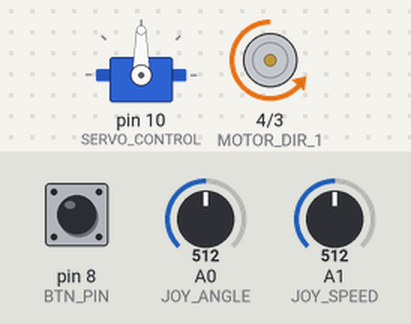
This sketch was run on a simulated Arduino Uno, built with avr-gcc and run on an emulated ATmega328P. Shown: servo, motor-driver pin pairs drawn as motors (green arrow = first pin HIGH = forward, orange = second pin HIGH = backward, longer = more drive, scaled by the enable pin). The inputs (shaded band) are chosen by the test bench; at power-on: A0 (JOY_ANGLE) = 512, A1 (JOY_SPEED) = 512, pin 8 (BTN_PIN) HIGH.

Above: at 1.2 s.
1.3 s: A0 (JOY_ANGLE) set to 597
2.8 s: A0 (JOY_ANGLE) set to 621
At 4.8 s:
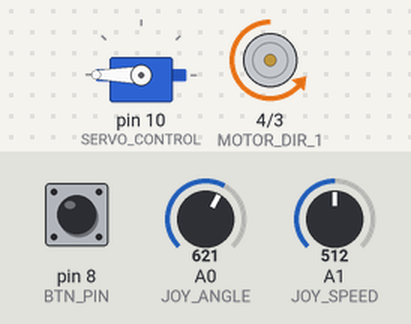
5.2 s: A1 (JOY_SPEED) set to 598
6.7 s: A1 (JOY_SPEED) set to 630
At 8.2 s:
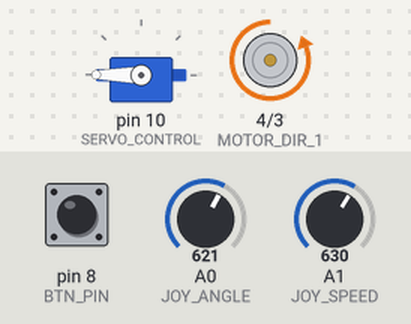
8.5 s: pin 8 (BTN_PIN) pulled LOW for 0.15 s
At 9.5 s:
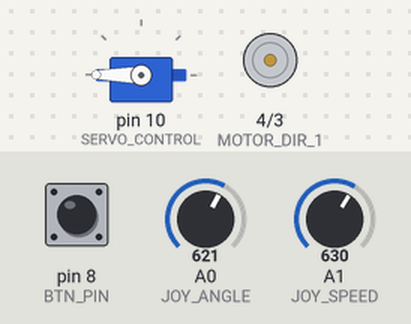
10.1 s: A0 (JOY_ANGLE) set to 424
11.6 s: A0 (JOY_ANGLE) set to 395
At 14.6 s:
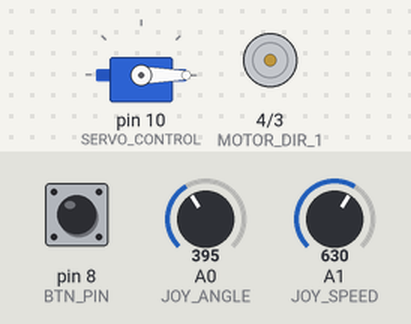
Timing chart, 0 to 15.6 s (numbered marks = the images above; inputs shaded):
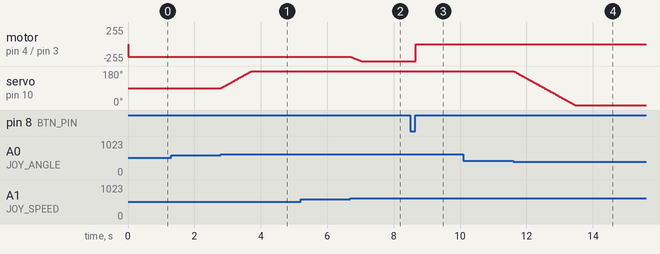

Measured:
- the behaviour switches between 612 and 613 on A0 (JOY_ANGLE) (found by bisection; images 0 and 1)
- the behaviour switches between 612 and 613 on A1 (JOY_SPEED) (found by bisection; images 1 and 2)
- the behaviour switches between 412 and 411 on A0 (JOY_ANGLE) (found by bisection; images 3 and 4)
- after the input at 1.3 s, every drawn part: stays the same
- after the input at 2.8 s, servo on pin 10 (SERVO_CONTROL): moves from 90° to 180° over 0.93 s, starting at once
- after the input at 5.2 s, every drawn part: stays the same
- after the input at 6.7 s, motor on pin 4 (MOTOR_DIR_1) / pin 3 (MOTOR_DIR_2): moves from backward 190/255 to backward 255/255 over 0.33 s, starting at once
- after the input at 8.5 s, motor on pin 4 (MOTOR_DIR_1) / pin 3 (MOTOR_DIR_2): backward 255/255 → stopped after 0.16 s
- after the input at 10.1 s, every drawn part: stays the same
- after the input at 11.6 s, servo on pin 10 (SERVO_CONTROL): moves from 180° to 0° over 1.9 s, starting at once

The sketch:

joystick_fan.ino
```cpp
#include <Servo.h>

//  Pins declarations
const int MOTOR_DIR_1 = 4;
const int MOTOR_DIR_2 = 3;
const int MOTOR_SPEED = 5;

const int BTN_PIN = 8;
const int SERVO_CONTROL = 10;

const int JOY_ANGLE = A0;
const int JOY_SPEED = A1;

Servo baseServo;

//  Variables declarations
int servoAngle = 90;
int motorSpeed = 190;
int joyAngle, joySpeed;
bool btnPrev, btnCur, motorOn = true;

//  Other constants declarations
const int JOY_CENTER = 512;
const int NOISE_REMOVAL = 100; // Used for denying any small noise when joystick is in center position
const int SERVO_STEP = 1;
const int SPEED_STEP = 2;

int updateValue(int readValue, const int VALUE_PIN, int outputValue, const int VALUE_STEP) {
  readValue = analogRead(VALUE_PIN);
  if(readValue > JOY_CENTER + NOISE_REMOVAL){
    outputValue += VALUE_STEP;
  }else if(readValue < JOY_CENTER - NOISE_REMOVAL){
    outputValue -= VALUE_STEP;
  }

  return outputValue;
}

void setup() {
  pinMode(MOTOR_DIR_1, OUTPUT);
  pinMode(MOTOR_DIR_2, OUTPUT);
  pinMode(MOTOR_SPEED, OUTPUT);

  pinMode(BTN_PIN, INPUT_PULLUP);
  pinMode(JOY_ANGLE, INPUT);
  pinMode(JOY_SPEED, INPUT);

  baseServo.attach(SERVO_CONTROL);
}

void loop() {
  btnCur = !digitalRead(BTN_PIN);

  if(btnPrev == 1 && btnCur == 0){
    motorOn = !motorOn;
  }

  if(motorOn){
    digitalWrite(MOTOR_DIR_1, LOW);
    digitalWrite(MOTOR_DIR_2, HIGH);
  }else if(!motorOn){
    digitalWrite(MOTOR_DIR_1, LOW);
    digitalWrite(MOTOR_DIR_2, LOW);
  }

  servoAngle = updateValue(joyAngle, JOY_ANGLE, servoAngle, SERVO_STEP);
  servoAngle = constrain(servoAngle, 0, 180);
  baseServo.write(servoAngle);

  motorSpeed = updateValue(joySpeed, JOY_SPEED, motorSpeed, SPEED_STEP);
  motorSpeed = constrain(motorSpeed, 125, 255);
  analogWrite(MOTOR_SPEED, motorSpeed);

  btnPrev = btnCur;

  delay(10); //  Delay given because otherwise the servo moves too fast
}
```
